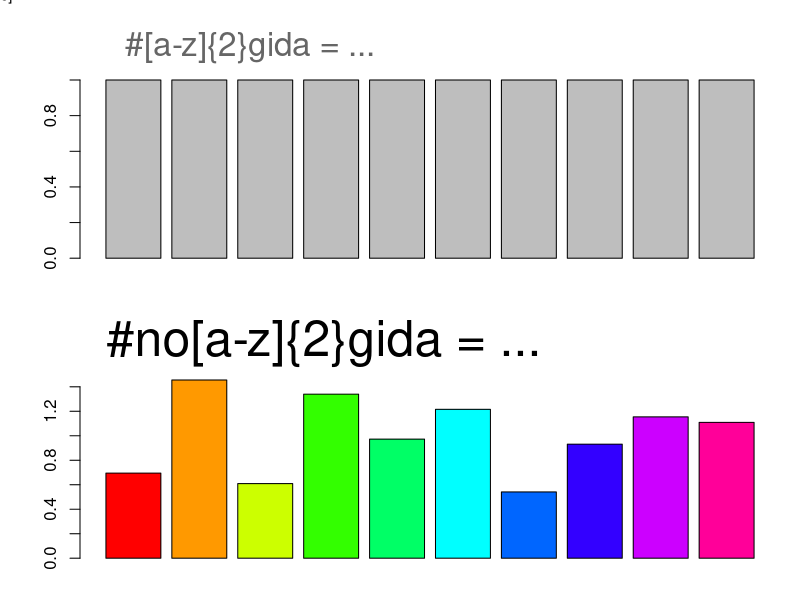

Write R code to recreate this figure.
plot.new 

par(mfrow=c(2,1),mar=c(2,4,4,1))
barplot(rep(1,10), main="")
mtext("#[a-z]{2}gida = ...", side=3, adj=.1, line=1, cex=2, col=rgb(.4,.4,.4))

barplot(runif(10,.5,1.5), col=rainbow(10), main="")
mtext("#no[a-z]{2}gida = ...", side=3, adj=.1, line=1, cex=3)

mtext("[via joyofdata.de]", side=0, adj=.9, line=.4, cex=.9)

